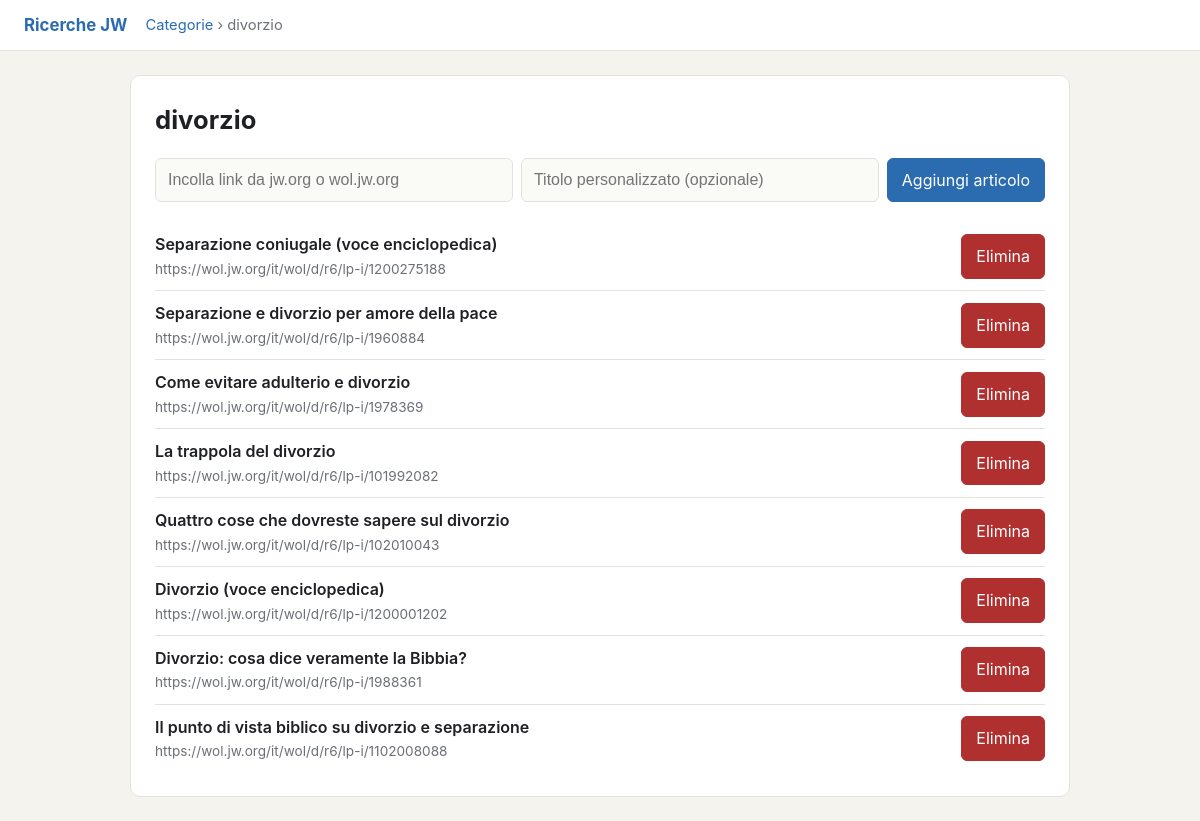
Page /categories/5 on the committed database.
### tables this page shows
CREATE TABLE categories (
            id INTEGER PRIMARY KEY AUTOINCREMENT,
            name TEXT NOT NULL UNIQUE,
            created_at TEXT NOT NULL
        );

CREATE TABLE articles (
            id INTEGER PRIMARY KEY AUTOINCREMENT,
            category_id INTEGER NOT NULL,
            title TEXT NOT NULL,
            url TEXT NOT NULL,
            content_html TEXT,
            created_at TEXT NOT NULL,
            FOREIGN KEY (category_id) REFERENCES categories(id) ON DELETE CASCADE
        );

### app.py (the view)
@app.route("/categories/<int:cid>")
def view_category(cid):
    db = get_db()
    cat = db.execute("SELECT * FROM categories WHERE id = ?", (cid,)).fetchone()
    if not cat:
        return redirect(url_for("index"))
    articles = db.execute(
        "SELECT id, title, url, created_at FROM articles WHERE category_id = ? ORDER BY id DESC",
        (cid,),
    ).fetchall()
    return render_template("category.html", category=cat, articles=articles)

### app.py (called while the page is built)
def get_db():
    if "db" not in g:
        g.db = sqlite3.connect(DB_PATH)
        g.db.row_factory = sqlite3.Row
        g.db.execute("PRAGMA foreign_keys = ON")
    return g.db

### templates/category.html (shortened to what this page needs)
{% extends "base.html" %}
{% block topbar_extra %}
<nav class="crumbs"><a href="{{ url_for('index') }}">Categorie</a> › <span>{{ category.name }}</span></nav>
{% endblock %}
{% block content %}
<section class="panel">
  <h1>{{ category.name }}</h1>
  <form class="add-form" method="post" action="{{ url_for('add_article', cid=category.id) }}">
    <input type="url" name="url" placeholder="Incolla link da jw.org o wol.jw.org" required>
    <input type="text" name="title" placeholder="Titolo personalizzato (opzionale)">
    <button type="submit">Aggiungi articolo</button>
  </form>
  {% if articles %}
  <ul class="art-list">
    {% for a in articles %}
    <li class="art-item">
      <a class="art-link" href="{{ url_for('view_article', aid=a.id) }}">
        <span class="art-title">{{ a.title }}</span>
        <span class="art-url">{{ a.url }}</span>
      </a>
      <form method="post" action="{{ url_for('delete_article', aid=a.id) }}"
            onsubmit="return confirm('Eliminare questo articolo?');">
        <button type="submit" class="danger">Elimina</button>
      </form>
    </li>
    {% endfor %}
  </ul>
  {% else %}
  <p class="empty">Nessun articolo. Incolla un link qui sopra.</p>
  {% endif %}
</section>
{% endblock %}

### static/style.css (style rules this page uses)
:root { --bg: #f5f3ee; --panel: #ffffff; --text: #1f2024; --muted: #6b6f76; --accent: #2b6cb0; --accent-dark: #1f4f85; --danger: #b03030; --highlight: #fff59d; --border: #e4e2dc; }
* { box-sizing: border-box; }
html, body { margin: 0; padding: 0; }
body { font-family: -apple-system, BlinkMacSystemFont, "Segoe UI", Roboto, sans-serif; background: var(--bg); color: var(--text); line-height: 1.55; }
.crumbs { color: var(--muted); font-size: .92rem; }
.crumbs a { color: var(--accent); text-decoration: none; }
.panel { background: var(--panel); border: 1px solid var(--border); border-radius: 10px; padding: 24px; }
.panel h1 { margin: 0 0 18px; font-size: 1.6rem; }
.add-form { display: flex; flex-wrap: wrap; gap: 8px; margin-bottom: 20px; }
.add-form input[type=text], .add-form input[type=url] { flex: 1 1 220px; padding: 10px 12px; border: 1px solid var(--border); border-radius: 6px; font-size: 1rem; background: #fafaf7; }
button, .btn-link { font: inherit; cursor: pointer; padding: 9px 14px; border: 1px solid var(--accent); background: var(--accent); color: #fff; border-radius: 6px; text-decoration: none; display: inline-block; }
button.danger { background: var(--danger); border-color: var(--danger); }
.cat-list, .art-list { list-style: none; padding: 0; margin: 0; }
.cat-item, .art-item { display: flex; align-items: center; gap: 12px; padding: 10px 0; border-bottom: 1px solid var(--border); }
.cat-item:last-child, .art-item:last-child { border-bottom: 0; }
.cat-link, .art-link { flex: 1; text-decoration: none; color: var(--text); display: flex; flex-direction: column; gap: 2px; }
.cat-name, .art-title { font-weight: 600; }
.cat-count, .art-url { font-size: .85rem; color: var(--muted); word-break: break-all; }

### rows in the picture
categories: name "divorzio"
articles: title "Separazione coniugale (voce enciclopedica)", url "https://wol.jw.org/it/wol/d/r6/lp-i/1200275188"
articles: title "Separazione e divorzio per amore della pace", url "https://wol.jw.org/it/wol/d/r6/lp-i/1960884"
articles: title "Come evitare adulterio e divorzio", url "https://wol.jw.org/it/wol/d/r6/lp-i/1978369"
articles: title "La trappola del divorzio", url "https://wol.jw.org/it/wol/d/r6/lp-i/101992082"
articles: title "Quattro cose che dovreste sapere sul divorzio", url "https://wol.jw.org/it/wol/d/r6/lp-i/102010043"
articles: title "Divorzio (voce enciclopedica)", url "https://wol.jw.org/it/wol/d/r6/lp-i/1200001202"
articles: title "Divorzio: cosa dice veramente la Bibbia?", url "https://wol.jw.org/it/wol/d/r6/lp-i/1988361"
articles: title "Il punto di vista biblico su divorzio e separazione", url "https://wol.jw.org/it/wol/d/r6/lp-i/1102008088"
